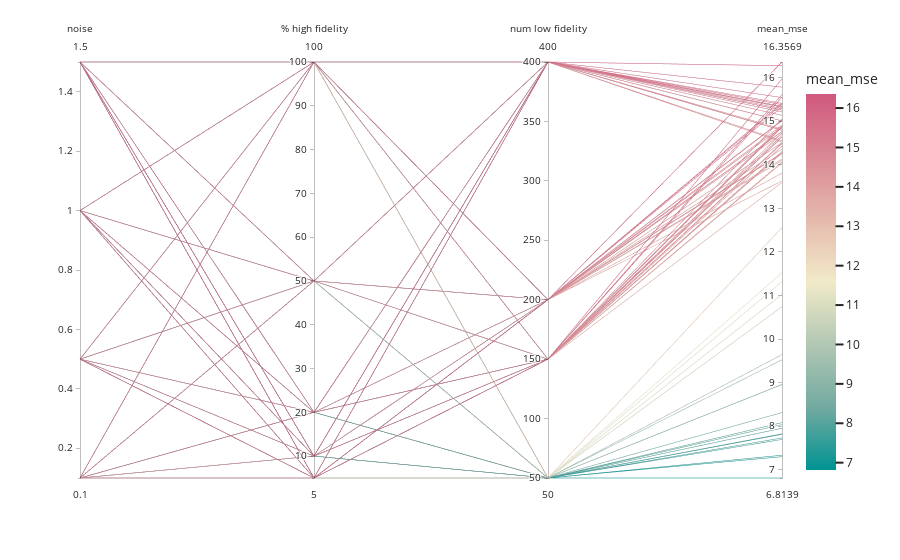

The cell this chart's notebook holds for it:
### Code cell
import plotly.express as px
pd.DataFrame.iteritems = pd.DataFrame.items

fig = px.parallel_coordinates(
    df_mf,
    # color=df_mf.index,
    color='mean_mse', 
    dimensions=['noise', r'% high fidelity', 'num low fidelity', 'mean_mse'],                              
    color_continuous_scale=px.colors.diverging.Tealrose, 
    color_continuous_midpoint=2, 
    template='seaborn', 
    range_color=[df_mf.mean_mse.min(), df_mf.mean_mse.max()]
)

fig.write_image("../figs/mf_mean_mse.pdf", format="pdf")
fig.write_image("../figs/mf_mean_mse.png", format="png")
fig.show()
